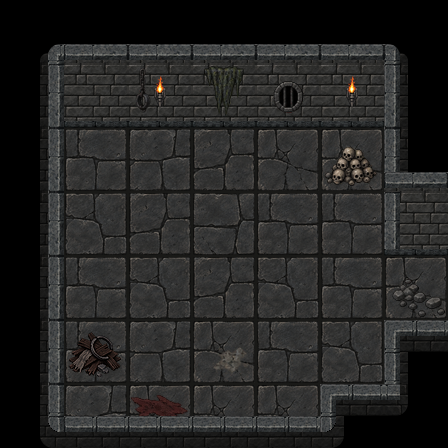

Tiled map render using the project's own tile images. Description and the whole map definition, tile-layer contents included, below:
An orthogonal 7x7 tile map with 64x64 px tiles, 8 tile layers (Ground, GroundDetails_01, WallsFront_01, WallsBack_02, ...), 4 tilesets and 6 objects (exit_east).

<map version="1.10" tiledversion="1.12.2" orientation="orthogonal" renderorder="right-down" width="7" height="7" tilewidth="64" tileheight="64" infinite="0" nextlayerid="13" nextobjectid="7">
 <properties>
  <property name="enemy_spawn_mode" type="bool" value="true" />
 </properties>
 <tileset firstgid="1" source="../act3_floor_64.tsx" />
 <tileset firstgid="9" source="../my_tiles_textured.tsx" />
 <tileset firstgid="117" source="../torches/torches.tsx" />
 <tileset firstgid="121" source="../items.tsx" />
 <layer id="1" name="Ground" width="7" height="7">
  <data encoding="csv">
0,0,0,0,0,0,0,
0,1,3,6,8,7,0,
0,4,7,5,8,8,0,
0,3,5,2,4,4,0,
0,4,3,5,3,4,8,
0,4,7,8,4,3,0,
0,7,8,8,8,0,0
</data>
 </layer>
 <layer id="11" name="GroundDetails_01" width="7" height="7">
  <data encoding="csv">
0,0,0,0,0,0,0,
0,0,0,0,0,0,0,
0,0,0,0,0,176,0,
0,0,0,0,0,0,0,
0,0,0,0,0,0,148,
0,183,0,219,0,0,0,
0,0,223,0,0,0,0
</data>
 </layer>
 <layer id="2" name="WallsFront_01" width="7" height="7">
  <data encoding="csv">
0,0,0,0,0,0,0,
0,0,0,0,0,0,0,
0,0,0,0,0,0,0,
0,0,0,0,0,0,0,
0,0,0,0,0,0,0,
0,0,0,0,0,0,0,
57,39,39,39,39,37,2147483691
</data>
 </layer>
 <layer id="12" name="WallsBack_02" width="7" height="7">
  <data encoding="csv">
0,0,0,0,0,0,0,
0,0,0,0,0,0,0,
0,0,0,0,0,0,20,
0,0,0,0,0,0,0,
0,0,0,0,0,0,0,
0,0,0,0,0,0,0,
0,0,0,0,0,0,0
</data>
 </layer>
 <layer id="3" name="WallsBack_01" width="7" height="7">
  <data encoding="csv">
9,10,10,10,10,10,11,
18,19,19,19,19,19,20,
18,0,0,0,0,0,10,
18,0,0,0,0,0,75,
18,0,0,0,0,0,0,
18,0,0,0,0,0,42,
0,0,0,0,0,0,0
</data>
 </layer>
 <layer id="4" name="Torches" width="7" height="7">
  <data encoding="csv">
0,0,0,0,0,0,0,
0,0,120,0,0,120,0,
0,0,0,0,0,0,0,
0,0,0,0,0,0,0,
0,0,0,0,0,0,0,
0,0,0,0,0,0,0,
0,0,0,0,0,0,0
</data>
 </layer>
 <layer id="5" name="DecorBack_01" width="7" height="7">
  <data encoding="csv">
0,0,0,0,0,0,0,
0,0,209,196,134,0,0,
0,0,0,0,0,0,0,
0,0,0,0,0,0,0,
0,0,0,0,0,0,0,
0,0,0,0,0,0,0,
0,0,0,0,0,0,0
</data>
 </layer>
 <layer id="6" name="DecorFront_01" width="7" height="7">
  <data encoding="csv">
0,0,0,0,0,0,0,
0,0,0,0,0,0,0,
0,0,0,0,0,0,0,
0,0,0,0,0,0,0,
0,0,0,0,0,0,0,
0,0,0,0,0,0,0,
0,0,0,0,0,0,0
</data>
 </layer>
 <objectgroup id="8" name="Barriers" />
 <objectgroup id="9" name="Blocked">
  <object id="2" x="32.6667" y="71.6667" width="389.333" height="42.3333" />
  <object id="3" x="404" y="83.1667" width="34" height="156.833" />
  <object id="4" x="400.667" y="342" width="34.6667" height="98.6667" />
  <object id="5" x="352" y="407.333" width="71.3333" height="20.6667" />
  <object id="6" x="20.6667" y="79.3333" width="26.6667" height="348" />
 </objectgroup>
 <objectgroup id="10" name="Connectors">
  <object id="1" name="exit_east" x="419.333" y="293.333">
   <point />
  </object>
 </objectgroup>
</map>
